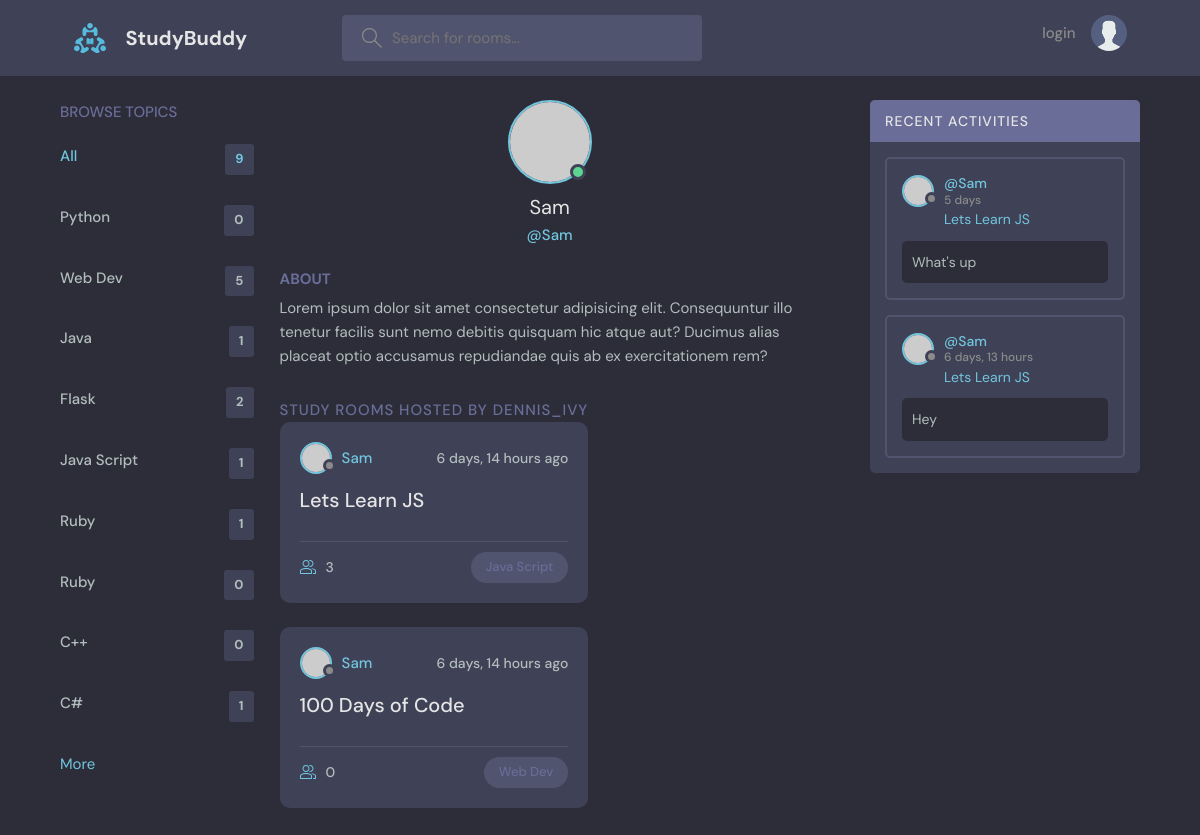
Page /profile/1/ on the committed database.
### base/models.py (models this page shows, shortened)
class Topic(models.Model):
    name=models.CharField(max_length=200)

class Room(models.Model):
    host = models.ForeignKey(User,on_delete=models.SET_NULL,null=True)
    topic=models.ForeignKey(Topic,on_delete=models.SET_NULL,null=True) #if topic was placed below Room then we must put Topic under Singles Commas i.e 'Topic',on_delete=models.CASCADE
    name=models.CharField(max_length=200)
    description=models.TextField(null=True,blank=True);
    participants=models.ManyToManyField(User,related_name='participants',blank=True)
    updated =models.DateTimeField(auto_now=True)   #automatic
    created =models.DateTimeField(auto_now_add=True)  #it will only save a value once i.e the time it is created
    class Meta:
        ordering = ['-updated','-created']  # '-' puts the new data field before all the prefilled data
    def __str__(self):
        return self.name

class Message(models.Model):
    user=models.ForeignKey(User,on_delete=models.CASCADE)
    room=models.ForeignKey(Room,on_delete=models.CASCADE)
    body=models.TextField()
    updated=models.DateTimeField(auto_now=True)
    created=models.DateTimeField(auto_now_add=True)
    class Meta:
        ordering = ['-updated','-created']  # '-' puts the new data field before all the prefilled data
    def __str__(self):
        return self.body[0:50]

### base/views.py (the view)
# urls.py: path('profile/<str:pk>/',views.userProfile,name="user-profile"),
def userProfile(request,pk):
    user=User.objects.get(id=pk)
    rooms=user.room_set.all()
    room_messages=user.message_set.all()
    topics=Topic.objects.all()
    context={'user':user,'rooms':rooms,'room_messages':room_messages,'topics':topics}
    return render(request,'base/profile.html',context)

### base/templates/base/profile.html (shortened to what this page needs)
{% extends 'main.html' %}
{% block content %}
<main class="profile-page layout layout--3">
    <div class="container">
      {% include 'base/topic_component.html' %}
      <div class="roomList">
        <div class="profile">
          <div class="profile__avatar">
            <div class="avatar avatar--large active">
              <img src="https://randomuser.me/api/portraits/men/11.jpg" />
            </div>
          </div>
          <div class="profile__info">
            <h3> {{user.username}}</h3>
            <p>@{{user.username}}</p>
          </div>
          <div class="profile__about">
            <h3>About</h3>
            <p>
              Lorem ipsum dolor sit amet consectetur adipisicing elit. Consequuntur illo tenetur
              facilis sunt nemo debitis quisquam hic atque aut? Ducimus alias placeat optio
              accusamus repudiandae quis ab ex exercitationem rem?
            </p>
          </div>
        </div>
        <div class="roomList__header">
          <div>
            <h2>Study Rooms Hosted by dennis_ivy
            </h2>
            {% include 'base/feed_component.html' %}
          </div>
        </div>
      </div>
      {% include 'base/activity_component.html' %}
    </div>
</main>
{% endblock content %}

### base/templates/base/topic_component.html
<div class="topics">
    <div class="topics__header">
        <h2>Browse Topics</h2>
    </div>
    <ul class="topics__list">
        <li>
            <a href="{% url 'home' %}" class="active">All<span>{{topics.count}}</span></a>
        </li>
        {% for topic in topics %}
        <li>
            <a href="{% url 'home' %}?q={{topic.name}}">{{topic.name}}<span>{{topic.room_set.all.count}}</span></a>
        </li>
        {% endfor %}
    </ul>
    <a  href="{% url 'topics' %}">More</a>
</div>

### base/templates/base/feed_component.html (shortened to what this page needs)
{% for room in rooms %}
<div style="width:100%" class="roomListRoom">
  <div class="roomListRoom__header">
    <a href="{% url 'user-profile' room.host.id %}" class="roomListRoom__author">
      <div class="avatar avatar--small">
        <img src="https://randomuser.me/api/portraits/women/11.jpg" />
      </div>
      <span>{{room.host.username}}</span>
    </a>
    <div class="roomListRoom__actions">
      <span>{{room.created|timesince}} ago</span>
    </div>
  </div>
  <div class="roomListRoom__content">
    <a href="{% url 'room' room.id %}">{{room.name}}</a>
  </div>
  <div class="roomListRoom__meta">
    <a href="{% url 'room' room.id %}" class="roomListRoom__joined">
     {{room.participants.all.count}}
    </a>
    <p class="roomListRoom__topic">{{room.topic.name}}</p>
  </div>
</div>
{% endfor %}

### base/templates/base/activity_component.html (shortened to what this page needs)
<div class="activities">
  <div class="activities__header">
    <h2>Recent Activities</h2>
  </div>
  {% for message in room_messages %}
  <div class="activities__box">
    <div class="activities__boxHeader roomListRoom__header">
      <a href="{% url 'user-profile' message.user.id%}" class="roomListRoom__author">
        <div class="avatar avatar--small">
          <img src="https://randomuser.me/api/portraits/women/11.jpg" />
        </div>
        <p>
          @{{message.user}}
          <span>{{message.created|timesince}}</span>
        </p>
      </a>
    </div>
    <div class="activities__boxContent">
      <p><a href="{% url 'room' message.room.id %}">{{message.room}}</a></p>
      <div class="activities__boxRoomContent">
        {{message}}
      </div>
    </div>
  </div>
  {% endfor %}
</div>

### rows in the picture
Topic: name "Python", room_set.all.count "0"
Topic: name "Web Dev", room_set.all.count "5"
Topic: name "Java", room_set.all.count "1"
Topic: name "Flask", room_set.all.count "2"
Topic: name "Java Script", room_set.all.count "1"
Topic: name "Ruby", room_set.all.count "1"
Topic: name "Ruby", room_set.all.count "0"
Topic: name "C++", room_set.all.count "0"
Topic: name "C#", room_set.all.count "1"
Room: host.username "Sam", created "6 days, 14 hours", name "Lets Learn JS", participants.all.count "3", topic.name "Java Script"
Room: host.username "Sam", created "6 days, 14 hours", name "100 Days of Code", participants.all.count "0", topic.name "Web Dev"
Message: user "Sam", created "5 days", room "Lets Learn JS", body "What's up"
Message: user "Sam", created "6 days, 13 hours", room "Lets Learn JS", body "Hey"

### other values in the picture
{{ topics.count }} "9"
{{ user.username }} "Sam"
